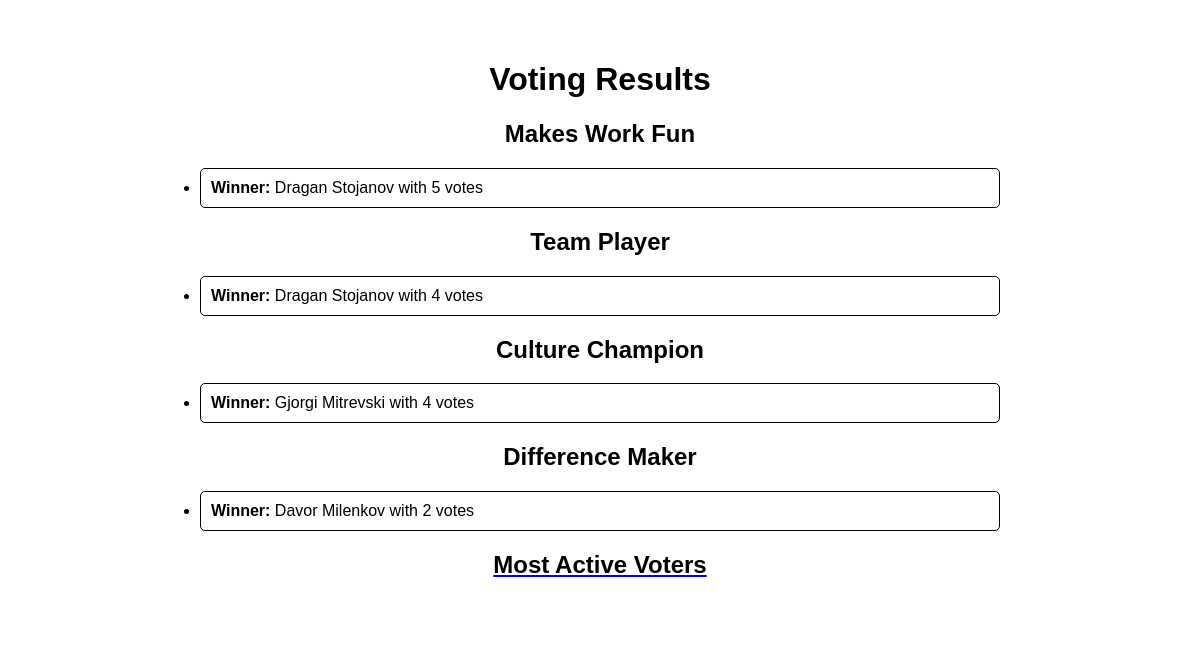
The app's page /results.php with its own data.
### tables this page shows
CREATE TABLE `categories` (
  `id` int(11) NOT NULL,
  `name` varchar(255) NOT NULL
);

CREATE TABLE `employees` (
  `id` int(11) NOT NULL,
  `name` varchar(255) NOT NULL
);

### results.php (the view, shortened to what this page needs)
<?php
$database = new Database();
$dbConnection = $database->connect();
$query = "SELECT * FROM categories";
$stmt = $dbConnection->prepare($query);
$stmt->execute();
$categories = $stmt->fetchAll(PDO::FETCH_ASSOC);
?>
<!DOCTYPE html>
<html lang="en">
<head>
    <link rel="stylesheet" href="css/styles.css">
</head>
<body>
    <div class="container">
        <h1>Voting Results</h1>
        <?php foreach ($categories as $category): ?>
            <h2><?= htmlspecialchars($category['name']); ?></h2>
            <?php
            $stmt = $dbConnection->prepare(
                "SELECT nominee_id, COUNT(*) AS votes
                 FROM votes
                 WHERE category_id = :category_id
                 GROUP BY nominee_id
                 ORDER BY votes DESC
                 LIMIT 1"
            );
            $stmt->bindParam(':category_id', $category['id']);
            $stmt->execute();
            $result = $stmt->fetch(PDO::FETCH_ASSOC);
            if ($result) {
                $stmt = $dbConnection->prepare(
                    "SELECT * FROM employees WHERE id = :nominee_id"
                );
                $stmt->bindParam(':nominee_id', $result['nominee_id']);
                $stmt->execute();
                $nominee = $stmt->fetch(PDO::FETCH_ASSOC);
                echo "<ul><li><strong>Winner:</strong> " . htmlspecialchars($nominee['name']) . " with " . $result['votes'] . " votes</li></ul>";
            } else {
                echo "<p class='no-votes'>No votes yet in this category.</p>";
            }
            ?>
        <?php endforeach; ?>
        <a href="active_voters.php"><h2>Most Active Voters</h2></a>
    </div>
</body>
</html>

### css/styles.css (style rules this page uses)
body { font-family: Arial; background-color: white; margin: 0; padding: 20px; }
.container { width: 100%; max-width: 800px; margin: 0 auto; background-color: white; padding: 20px; border-radius: 8px; }
h1, h2 { text-align: center; color: black; }
ul { padding: 0; }
li { background-color: white; padding: 10px; margin-bottom: 10px; border: 1px solid black; border-radius: 5px; }

### records on screen
categories: name "Makes Work Fun", employees.name "Dragan Stojanov", votes "5"
categories: name "Team Player", employees.name "Dragan Stojanov", votes "4"
categories: name "Culture Champion", employees.name "Gjorgi Mitrevski", votes "4"
categories: name "Difference Maker", employees.name "Davor Milenkov", votes "2"
